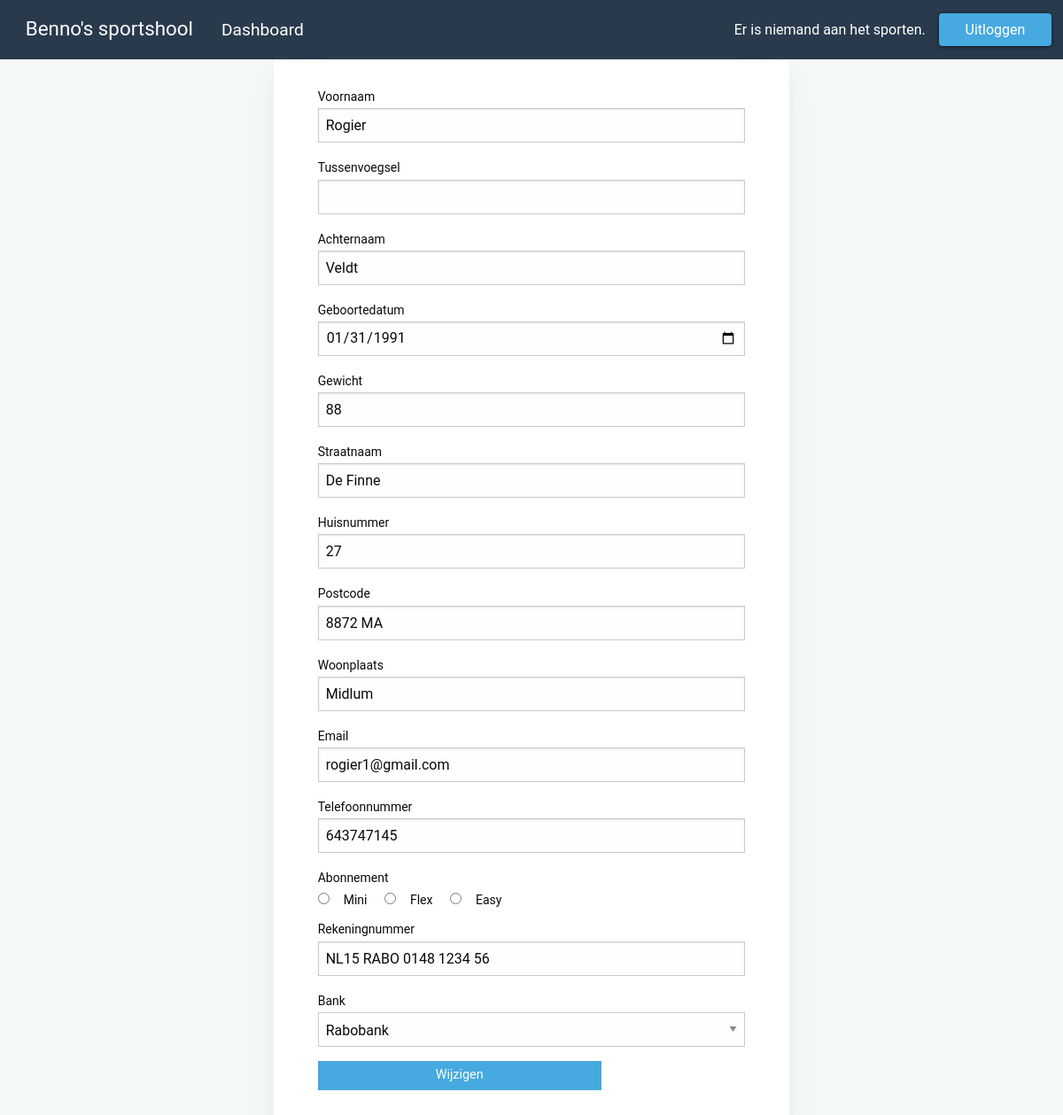
/update.php (signed in), run on the app's committed database.
### tables this page shows
CREATE TABLE `leden` (
  `lid_id` int(50) NOT NULL,
  `pas_code` int(64) NOT NULL,
  `lid_voornaam` varchar(256) NOT NULL,
  `lid_tsnvoegsel` varchar(256) DEFAULT NULL,
  `lid_achternaam` varchar(256) NOT NULL,
  `lid_gewicht` int(50) NOT NULL,
  `lid_geboortedatum` date NOT NULL,
  `lid_email` varchar(256) NOT NULL,
  `lid_huisnr` int(50) NOT NULL,
  `lid_postcode` varchar(50) NOT NULL,
  `lid_straatnaam` varchar(256) NOT NULL,
  `lid_tel` int(50) NOT NULL,
  `lid_woonplaats` varchar(256) NOT NULL,
  `lid_rekeningnr` varchar(256) NOT NULL,
  `lid_bank` varchar(256) NOT NULL,
  `lid_abbo` varchar(256) NOT NULL,
  `lid_uid` varchar(256) NOT NULL,
  `lid_pwd` varchar(256) NOT NULL,
  `lid_registerdate` date NOT NULL,
  `IsLoggedIn` varchar(10) DEFAULT NULL
);

### update.php (the view, shortened to what this page needs)
<?php
  include_once 'header.php'
?>
<?php
    $sql = "SELECT * FROM leden WHERE lid_id = '" . $_SESSION['lid_id'] . "'";
    $result = mysqli_query($conn, $sql);
    $row = mysqli_fetch_array($result)
?>
 <div class="grid-x align-center">
 <div class="cell shrink form-card">
<?php
        echo '<form action="includes/update.inc.php" method="POST">';
        echo '<label>Voornaam<input type="text" name=u_voornaam value="' . $row["lid_voornaam"] . '" placeholder=""/></label>';
        echo '<label>Tussenvoegsel<input type="text" name=u_tsnvoegsel value="' . $row["lid_tsnvoegsel"] . '" placeholder=""/></label>';
        echo '<label>Achternaam<input type="text" name=u_achternaam value="' . $row["lid_achternaam"] . '" placeholder=""/></label>';
        echo '<label>Geboortedatum<input type="date" name=u_geboortedatum value="' . $row["lid_geboortedatum"] . '" placeholder=""/></label>';
        echo '<label>Gewicht<input type="text" name=u_gewicht value="' . $row["lid_gewicht"] . '" placeholder=""/></label>';
        echo '<label>Straatnaam<input type="text" name=u_straatnaam value="' . $row["lid_straatnaam"] . '" placeholder=""/></label>';
        echo '<label>Huisnummer<input type="number" name=u_huisnr value="' . $row["lid_huisnr"] . '" placeholder=""/></label>';
        echo '<label>Postcode<input type="text" name=u_postcode value="' . $row["lid_postcode"] . '" placeholder=""/></label>';
        echo '<label>Woonplaats<input type="text" name=u_woonplaats value="' . $row["lid_woonplaats"] . '" placeholder=""/></label>';
        echo '<label>Email<input type="text" name=u_email value="' . $row["lid_email"] . '" placeholder=""/></label>';
        echo '<label>Telefoonnummer<input type="text" name=u_tel value="' . $row["lid_tel"] . '" placeholder=""/></label>';
        echo '<label>Abonnement<br>
            <input hidden checked type="radio" name="u_abbo" id="mini" value="' . $row["lid_abbo"] . '">
            <input type="radio" name="u_abbo" id="mini" value="Mini"><label for="mini">Mini</label>
            <input type="radio" name="u_abbo" id="regular" value="Flex"><label for="regular">Flex</label>
            <input type="radio" name="u_abbo" id="big" value="Easy"><label for="big">Easy</label></label>';
        echo '<label>Rekeningnummer<input type="text" name=u_rekeningnr value="' . $row["lid_rekeningnr"] . '" placeholder=""/></label>';
        echo ' <label>Bank
        <select name="u_bank" value="' . $row["lid_bank"] . '">
        <option value="Rabobank">Rabobank</option>
        <option value="ING">ING</option>
        <option value="ABN Ambro">ABN Ambro</option>
        <option value="Triodos Bank">Triodos Bank</option>
        <option value="Deltra Lloyd">Delta Lloyd</option>
        <option value="AEGON Bank">AEGON Bank</option>
        <option value="NN Bank">NN Bank</option>
        </select>';
        echo '<input class="button" type="submit" value="Wijzigen"/>';
        echo'</form>';
    ?>
    </div>
    </div>
    <?php
  include_once 'footer.php'
?>

### data on the page
leden: u_voornaam "Rogier", u_achternaam "Veldt", u_geboortedatum "01/31/1991", u_gewicht "88", u_straatnaam "De Finne", u_huisnr "27", u_postcode "8872 MA", u_woonplaats "Midlum", u_email "rogier1@gmail.com", u_tel "643747145", u_rekeningnr "NL15 RABO 0148 1234 56", u_bank "Rabobank"
